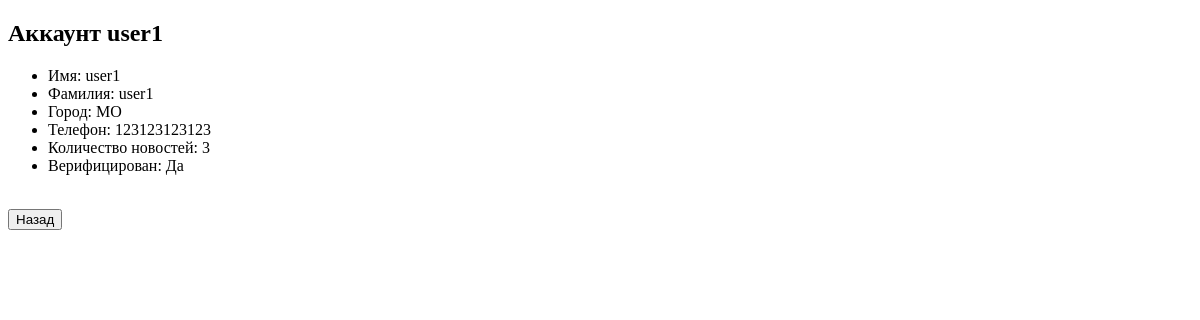
Before: /user/user1/ (signed in) with the older database file.
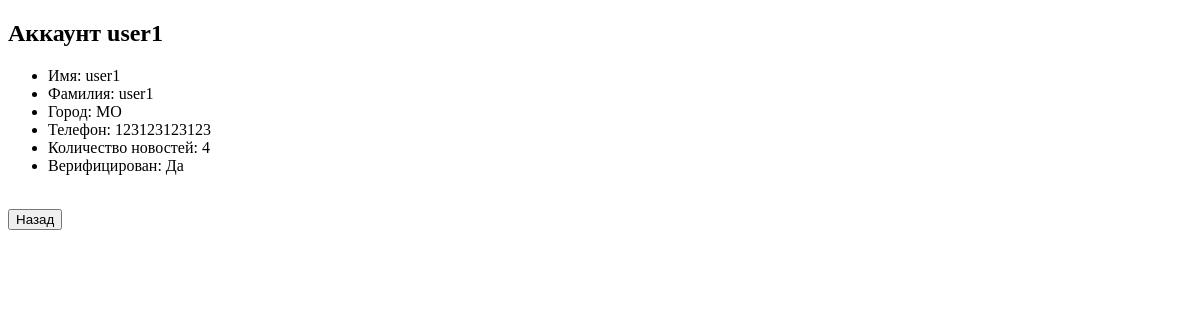
After: the same page with the newer database file.
### app_news/models.py (models this page shows, shortened)
class Profile(models.Model):
    user = models.OneToOneField(User, on_delete=models.CASCADE)
    city = models.CharField(max_length=36, blank=True)
    phone_number = models.CharField(max_length=12, blank=True)
    is_verified = models.BooleanField(default=False)
    news_count = models.IntegerField(default=0, blank=True)
    slug = models.SlugField(max_length=255, unique=True, db_index=True, verbose_name="URL",
                            default=None, null=True)

### app_news/views.py (the view)
# urls.py: path('user/<slug:slug>/', views.UserDetailView.as_view(), name='user-info'),
class UserDetailView(DetailView):
    model = Profile
    template_name = 'news/user_info.html'
    context_object_name = 'profile'
    slug_field = 'slug'

### app_news/templates/news/user_info.html (shortened to what this page needs)
<!DOCTYPE html>
<html lang="ru">
<head>
</head>
<body>
    {% if request.user.username != profile.user.username %}
    <h2>Попался, не подглядывай</h2>
    {% else %}
    <h2>Аккаунт {{ profile.user.username }}</h2>
    <ul>
        <li>Имя: {{ profile.user.first_name }}</li>
        <li>Фамилия: {{ profile.user.last_name}}</li>
        <li>Город: {{ profile.city }}</li>
        <li>Телефон: {{ profile.phone_number }}</li>
        <li>Количество новостей: {{ profile.news_count }}</li>
        <li>Верифицирован:
            {% if profile.is_verified %}
                Да
            {% else %}
                Нет
            {% endif %}
        </li>
    </ul>
    <br/>
    {% endif %}
    <a href="{% url 'news' %}"><button>Назад</button></a>
</body>
</html>

Changed rows visible on the page:
changed Profile "MO": news_count "3" → "4"
